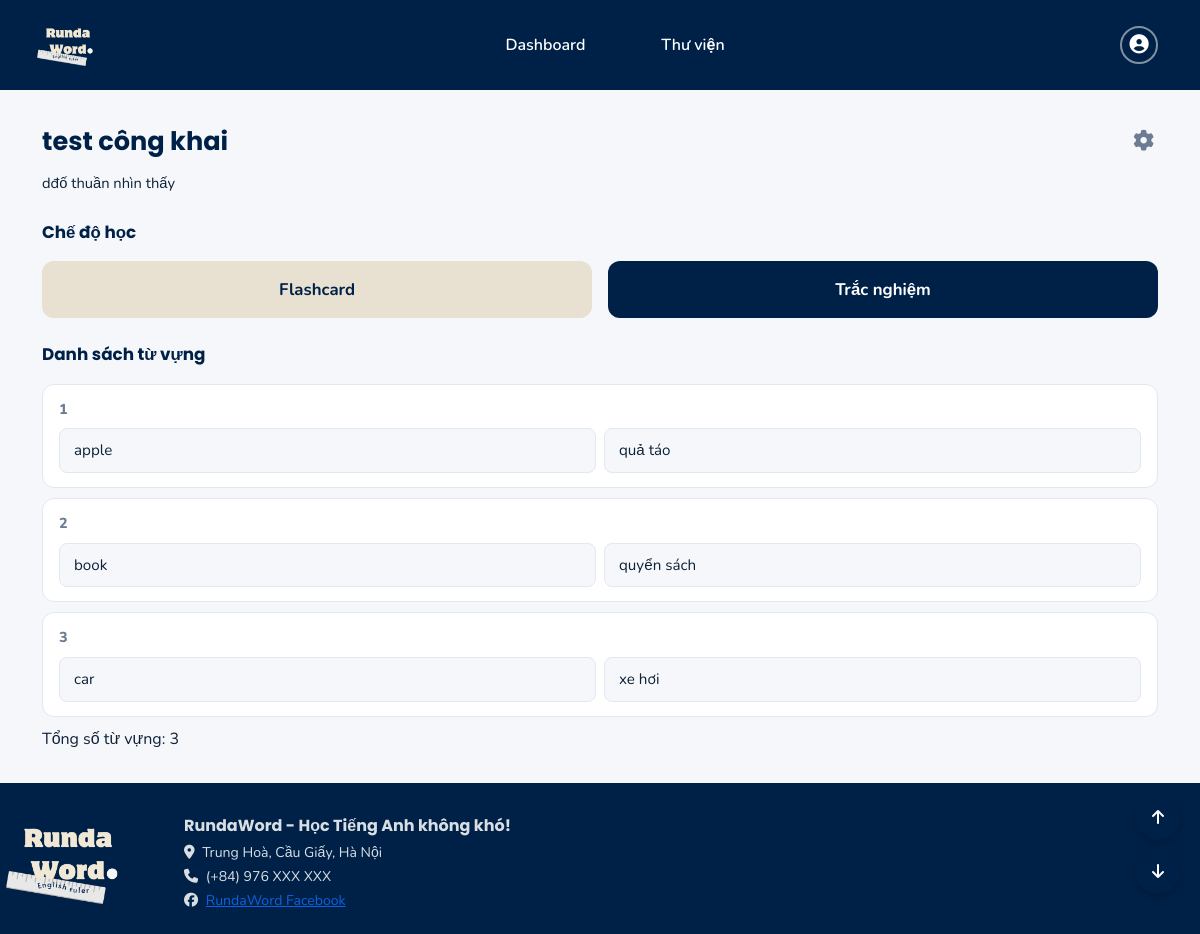
The app's page /package/2 (signed in), older data.
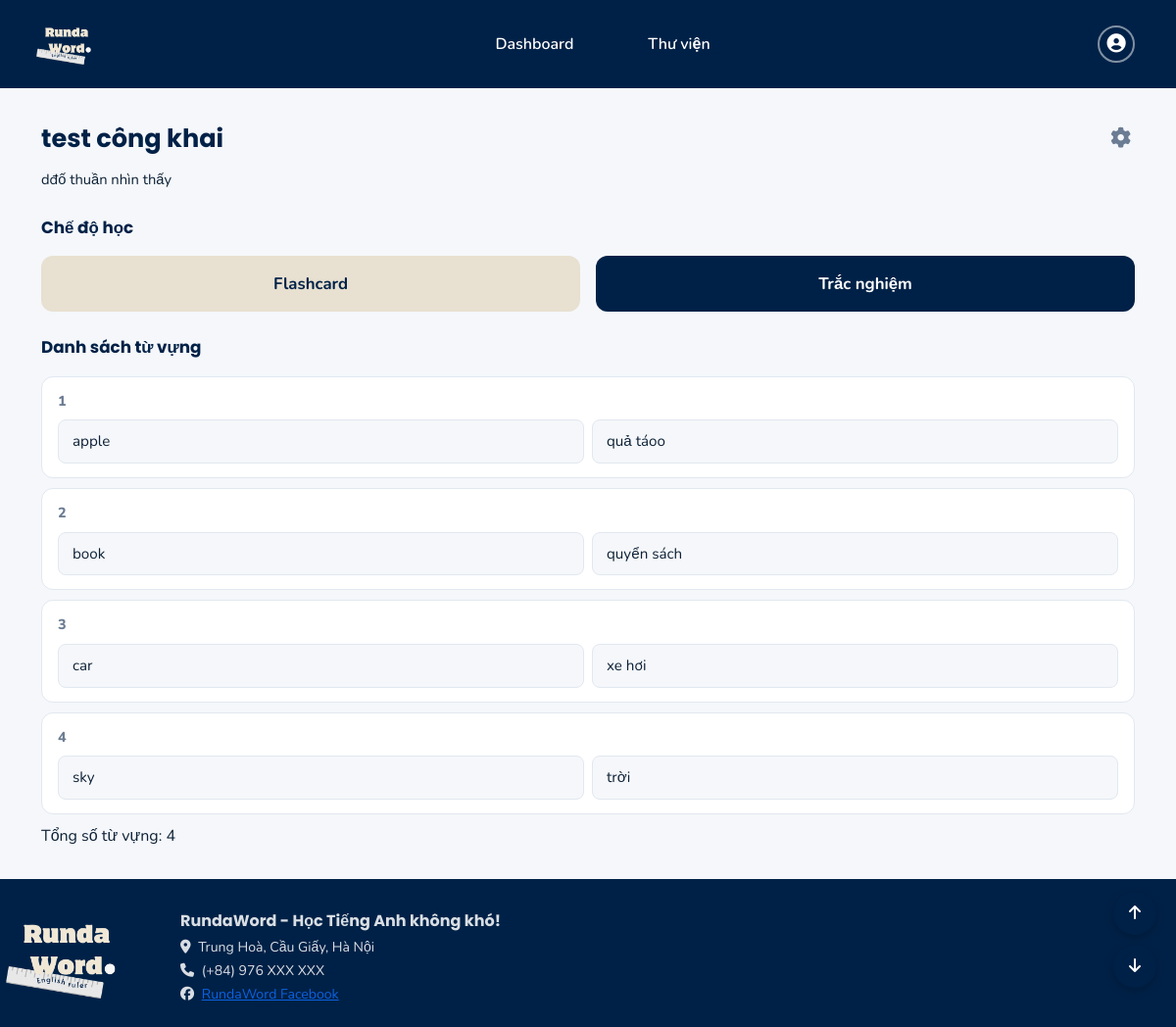
The same page, newer data.
### main.py (models this page shows)
class Vocabulary(db.Model):
    __tablename__ = 'vocabularies'
    id = db.Column(db.Integer, primary_key=True)
    word_en = db.Column(db.String(150), nullable=False)
    word_vi = db.Column(db.String(255), nullable=False)
    package_id = db.Column(db.Integer, db.ForeignKey('vocab_packages.id'), nullable=False)

### main.py (the view)
@app.route('/package/<int:package_id>')
@login_required
def package_detail(package_id):
    package = VocabPackage.query.get_or_404(package_id)
    if package.user_id != current_user.id and not package.is_public:
        flash('Bạn không có quyền truy cập gói từ này!', 'danger')
        return redirect(url_for('packages'))
    return render_template('package_detail.html', package=package)

### main.py (called while the page is built)
@login_manager.user_loader
def load_user(user_id):
    return User.query.get(int(user_id))

### templates/package_detail.html (shortened to what this page needs)
{% extends "base.html" %}
{% block content %}
<div class="d-flex justify-content-between align-items-start mb-2">
    <div class="page-title mb-1">{{ package.package_name }}</div>
    <div class="dropdown">
        <button class="settings-btn" data-bs-toggle="dropdown">
            <i class="fas fa-cog"></i>
        </button>
    </div>
</div>
{% if package.package_description %}
<p style="color:var(--text);font-size:0.92rem;line-height:1.6;margin-bottom:24px;">{{ package.package_description }}</p>
{% endif %}
<div class="section-header">Chế độ học</div>
<div class="d-flex gap-3 mb-4">
    <a href="{{ url_for('flashcard', package_id=package.id) }}"
        class="btn btn-study-flashcard text-center">Flashcard</a>
    <a href="{{ url_for('quiz', package_id=package.id) }}" class="btn btn-study-quiz text-center">Trắc nghiệm</a>
</div>
<div class="section-header">Danh sách từ vựng</div>
{% if package.vocabularies %}
{% for vocab in package.vocabularies %}
<div class="vocab-row">
    <div class="vocab-num">{{ loop.index }}</div>
    <div class="row g-2">
        <div class="col-6">
            <div class="vocab-field">{{ vocab.word_en }}</div>
        </div>
        <div class="col-6">
            <div class="vocab-field">{{ vocab.word_vi }}</div>
        </div>
    </div>
</div>
{% endfor %}
{% if package.vocabularies|length > 0 %}
<div class="totalVocab">Tổng số từ vựng: {{ package.vocabularies|length }}</div>
{% endif %}
{% else %}
<div class="rw-card text-center py-4">
    <i class="fas fa-inbox fa-2x mb-2" style="color:var(--muted)"></i>
    <p class="text-muted mb-2">Chưa có từ vựng nào</p>
    <a href="{{ url_for('edit_package', package_id=package.id) }}" class="btn btn-navy btn-sm">Thêm từ vựng</a>
</div>
{% endif %}
<div class="scroll-buttons">
    <button class="scroll-btn" onclick="scrollToTop()" title="Lên đầu trang">
        <i class="fas fa-arrow-up"></i>
    </button>
    <button class="scroll-btn" onclick="scrollToBottom()" title="Xuống cuối trang">
        <i class="fas fa-arrow-down"></i>
    </button>
</div>
{% endblock %}

Row changes from the older to the newer data that the page shows:
changed Vocabulary "apple": word_vi "quả táo" → "quả táoo"
added Vocabulary: word_en "sky", word_vi "trời"
Text that changed along with them:
{{ package.vocabularies|length }}: "3" → "4"
